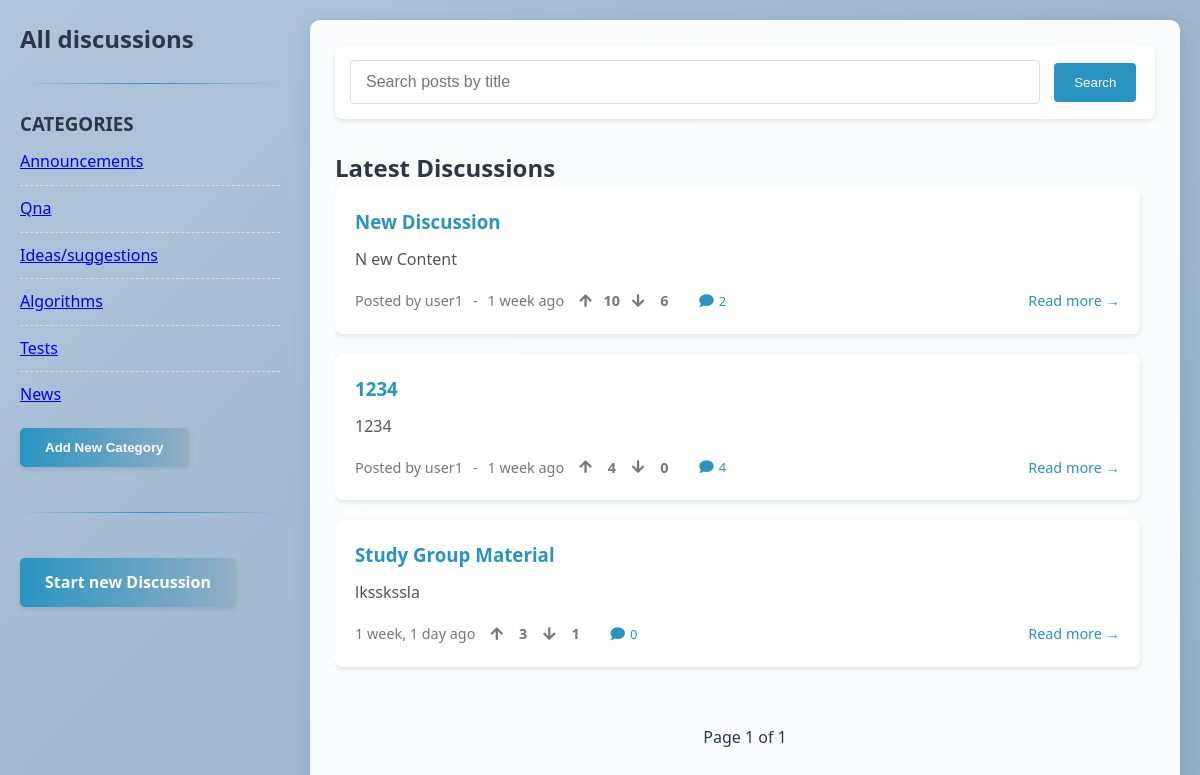
Before: /discussions/ (signed in) with the older database file.
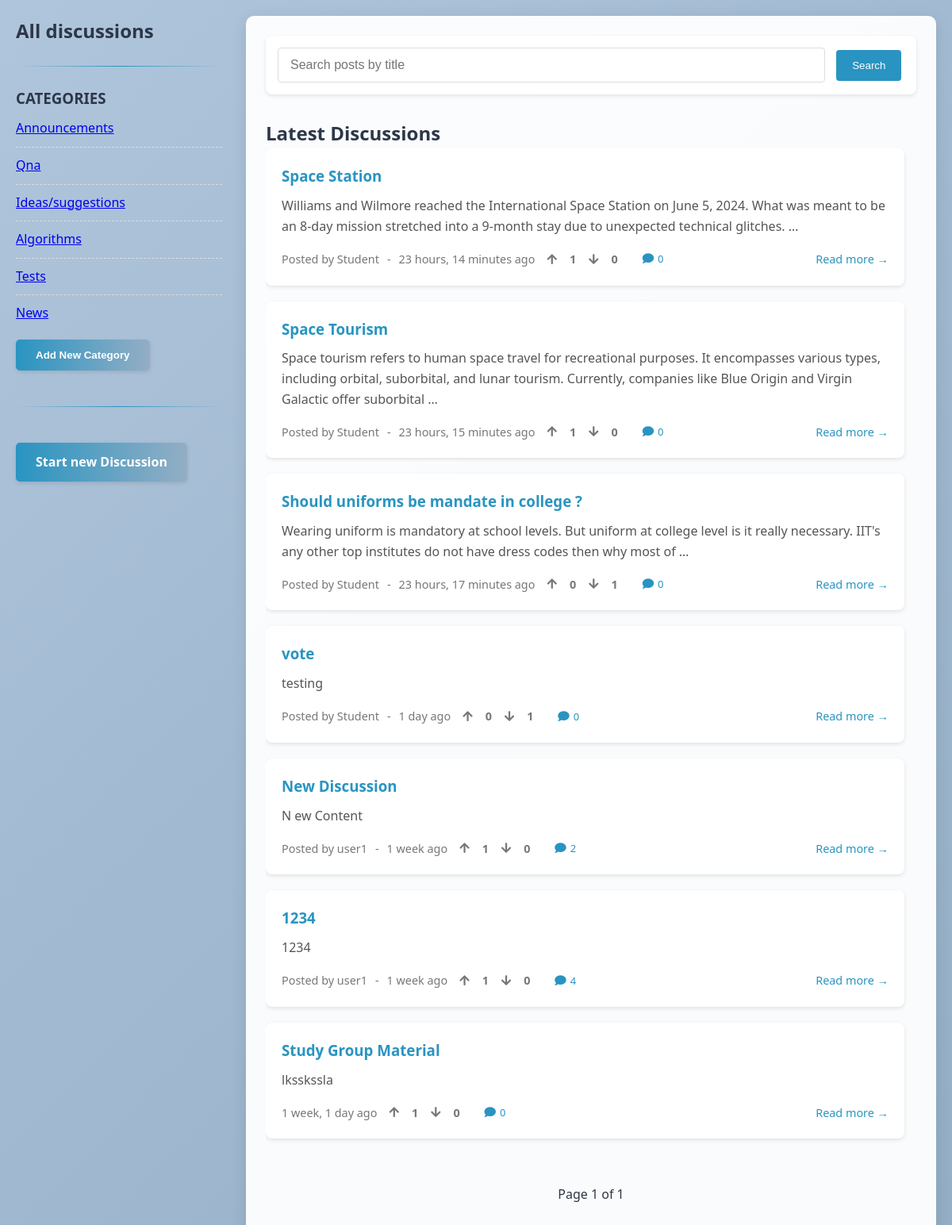
After: the same page with the newer database file.
### discussions/models.py (models this page shows, shortened)
class Category(models.Model):
    name = models.CharField(max_length=100)
    parent = models.ForeignKey('self', on_delete=models.CASCADE, null=True, blank=True, related_name='subcategories')
    slug = models.SlugField(unique=True)
    class Meta:
        verbose_name_plural = "categories"

class Discussion(models.Model):
    title = models.CharField(max_length=200)
    content = models.TextField()
    category = models.ForeignKey(Category, on_delete=models.CASCADE,null=True,blank=True, related_name='discussions')
    created_at = models.DateTimeField(default=timezone.now)
    updated_at = models.DateTimeField(auto_now=True)
    author = models.ForeignKey(CustomUser, on_delete=models.CASCADE, related_name='discussions', null=True)
    upvotes = models.PositiveIntegerField(default=0)
    downvotes = models.PositiveIntegerField(default=0)

### dashboard/models.py (models this page shows, shortened)
class CustomUser(AbstractUser):
    ROLE_CHOICES = [
        ('Admin', 'Admin'),
        ('Instructor', 'Instructor'),
        ('Student', 'Student'),
    ]
    role = models.CharField(max_length=20, choices=ROLE_CHOICES, default='Student')
    institution = models.ForeignKey(Institution, on_delete=models.CASCADE, null=True, blank=True)
    session_year = models.CharField(max_length=10, blank=True, null=True)
    semester = models.CharField(max_length=10, blank=True, null=True)
    student_class = models.CharField(max_length=100, blank=True, null=True)
    course = models.CharField(max_length=100, blank=True, null=True)
    student_id = models.CharField(max_length=20, blank=True, null=True)
    faculty = models.CharField(max_length=100, blank=True, null=True)
    position = models.CharField(max_length=100, blank=True, null=True)
    profile_image = models.ImageField(upload_to="profile_images/", default="default.jpg")

### discussions/views.py (the view)
# urls.py: path('', views.discussion_list, name='discussion_list'),
@login_required
def discussion_list(request):
    main_categories = Category.objects.filter(parent__isnull=True)
    query = request.GET.get('q', '')
    if query:
        all_discussions = Discussion.objects.filter(
            Q(title__icontains=query) | Q(author__username__icontains=query)
        ).order_by('-created_at')
    else:
        all_discussions = Discussion.objects.all().order_by('-created_at')
    paginator = Paginator(all_discussions, 10)
    page_number = request.GET.get('page')
    latest_discussions = paginator.get_page(page_number)
    context = {
        'main_categories': main_categories,
        'latest_discussions': latest_discussions,
        'query': query,
    }
    return render(request, 'discussions/discussion_list.html', context)

### dashboard/context_processors.py (called while the page is built)
def user_preferences(request):
    if request.user.is_authenticated:
        try:
            prefs = UserPreference.objects.get(user=request.user)
            return {
                'user_theme': prefs.theme,
                'user_font_size': prefs.font_size,
                'user_font_style': prefs.font_style,
            }
        except UserPreference.DoesNotExist:
            pass
    return {}

### virtual_classroom/routers.py (called while the page is built)
    @staticmethod
    def set_tenant_db(database_name):
        _db_context.tenant_db = database_name

### discussions/templates/discussions/discussion_list.html (shortened to what this page needs)
{% extends "discussions/base.html" %}
{% block main_content %}
<form method="GET" action="{% url 'discussions:discussion_list' %}" class="search-container">
    <input type="text" name="q" placeholder="Search posts by title" class="search-input" value="{{ query }}">
    <button type="submit" class="search-btn">Search</button>
</form>
<h2>Latest Discussions</h2>
<div class="discussions-container">
    {% for discussion in latest_discussions %}
        <div class="discussion-preview">
            <h3>
                <a href="{% url 'discussions:discussion_detail' discussion.id %}" class="discussion-link">
                    {{ discussion.title }}
                </a>
            </h3>
            <div class="preview-content">
                {{ discussion.content|truncatewords:30 }}
            </div>
            <div class="discussion-meta">
                {% if discussion.author %}
                    <span class="author">Posted by {{ discussion.author.username }}</span> -
                {% endif %}
                <span class="date">{{ discussion.created_at|timesince }} ago</span>
                <div class="vote-section">
                    <button class="vote-btn upvote"
                            data-discussion-id="{{ discussion.id }}"
                            data-vote-url="{% url 'discussions:vote_discussion' discussion.id %}">
                        <i class="fas fa-arrow-up"></i>
                    </button>
                    <span class="upvote-count">{{ discussion.upvotes }}</span>
                    <button class="vote-btn downvote"
                            data-discussion-id="{{ discussion.id }}"
                            data-vote-url="{% url 'discussions:vote_discussion' discussion.id %}">
                        <i class="fas fa-arrow-down"></i>
                    </button>
                    <span class="downvote-count">{{ discussion.downvotes }}</span>
                </div>
                <span class="comment-icon" data-discussion-id="{{ discussion.id }}">
                    <i class="fas fa-comment"></i>
                    <span class="comment-count">{{ discussion.comments.count }}</span>
                </span>
                <a href="{% url 'discussions:discussion_detail' discussion.id %}" class="read-more">Read more →</a>
            </div>
        </div>
    {% empty %}
        <p class="no-discussions">No discussions yet. Be the first to start one!</p>
    {% endfor %}
</div>
<div class="pagination">
    <span class="current-page">
        Page {{ latest_discussions.number }} of {{ latest_discussions.paginator.num_pages }}
    </span>
</div>
{% endblock %}

### discussions/templates/discussions/base.html (shortened to what this page needs)
<!DOCTYPE html>
<html lang="en">
<head>
    <link rel="stylesheet" href="https://cdnjs.cloudflare.com/ajax/libs/font-awesome/5.15.4/css/all.min.css">
</head>
<body>
    <div class="container">
        <aside class="sidebar">
            {% block sidebar %}
                <h2>All discussions</h2>
                <hr>
                <h3>CATEGORIES</h3>
                <ul>
                    {% for category in main_categories %}
                        <li><a href="{% url 'discussions:category_discussions' category.slug %}">{{ category.name }}</a></li>
                    {% endfor %}
                </ul>
                <div id="add-category-container">
                    <button id="add-category-btn" class="new-discussion-btn" style="margin-top: 10px;">Add New Category</button>
                </div>
                <hr>
                <div>
                    <a href="{% url 'discussions:create_discussion' %}" class="new-discussion-btn">Start new Discussion</a>
                </div>
            {% endblock %}
        </aside>
        <main class="main-content">
            {% block main_content %}{% endblock %}
        </main>
    </div>
</body>
</html>

### discussions/templates/discussions/base.html (style rules this page uses)
:root { --color1: #AFC5DC; --color2: #93AEC5; --color3: #2994C1; --color4: #FEF0C9; --text-dark: #2D3748; --text-light: #F8FAFC; }
* { box-sizing: border-box; margin: 0; padding: 0; }
body { font-family: 'Segoe UI', Tahoma, Geneva, Verdana, sans-serif; line-height: 1.6; background: linear-gradient(135deg, var(--color1), var(--color2)); min-height: 100vh; color: var(--text-dark); }
.container { display: flex; max-width: 1200px; margin: 0 auto; padding: 20px; }
.sidebar { width: 25%; padding-right: 30px; }
.main-content { width: 75%; background: rgba(255, 255, 255, 0.95); border-radius: 10px; padding: 25px; box-shadow: 0 4px 20px rgba(0, 0, 0, 0.1); }
.new-discussion-btn { display: inline-block; background: linear-gradient(to right, var(--color3), var(--color2)); color: white; padding: 12px 25px; border-radius: 5px; text-decoration: none; font-weight: bold; margin: 20px 0; transition: all 0.3s; border: none; cursor: pointer; box-shadow: 0 2px 5px rgba(0,0,0,0.1); }
hr { border: 0; height: 1px; background: linear-gradient(to right, transparent, var(--color3), transparent); margin: 25px 0; }
ul { list-style: none; padding: 0; }
ul li { padding: 10px 0; border-bottom: 1px dashed #ddd; transition: all 0.2s; }
ul li:last-child { border-bottom: none; }
.search-container { margin-bottom: 30px; background: white; padding: 15px; border-radius: 8px; box-shadow: 0 2px 5px rgba(0,0,0,0.1); }
.search-input { width: calc(100% - 100px); padding: 12px 15px; border: 1px solid #ddd; border-radius: 4px; font-size: 1em; outline: none; transition: all 0.3s; }
.search-btn { background: var(--color3); color: white; border: none; padding: 12px 20px; border-radius: 4px; cursor: pointer; margin-left: 10px; transition: all 0.3s; }

### discussions/templates/discussions/discussion_list.html (style rules this page uses)
.discussions-container { max-height: 80vh; overflow-y: auto; padding-right: 15px; }
.discussion-preview { background: white; border-radius: 8px; padding: 20px; margin-bottom: 20px; box-shadow: 0 2px 5px rgba(0,0,0,0.1); transition: all 0.3s ease; }
.discussion-link { color: var(--color3); text-decoration: none; }
.preview-content { margin: 10px 0; color: #555; line-height: 1.6; }
.discussion-meta { font-size: 0.9em; color: #777; margin-top: 15px; display: flex; align-items: center; flex-wrap: wrap; gap: 10px; }
.vote-section { display: flex; align-items: center; margin-right: 10px; }
.vote-btn { background: none; border: none; cursor: pointer; padding: 5px; color: #777; font-size: 1em; transition: all 0.2s; }
.upvote-count, .downvote-count { margin: 0 5px; font-weight: bold; min-width: 20px; text-align: center; }
.comment-icon { cursor: pointer; color: var(--color3); display: flex; align-items: center; gap: 5px; }
.comment-count { font-size: 0.9em; }
.read-more { margin-left: auto; color: var(--color3); text-decoration: none; font-weight: 500; }
.pagination { display: flex; justify-content: center; margin: 30px 0; gap: 10px; }
.current-page { padding: 8px 16px; }

Changed rows visible on the page:
added Discussion: title "Space Station", content "Williams and Wilmore reached the International Space Station on June 5, 2024. What was meant to be an 8-day mission stretched into a 9-month stay due to unexpected technical glitches. …", author.username "Student", created_at "23 hours, 14 minutes", upvotes "1", downvotes "0", comments.count "0"
added Discussion: title "Space Tourism", content "Space tourism refers to human space travel for recreational purposes. It encompasses various types, including orbital, suborbital, and lunar tourism. Currently, companies like Blue Origin and Virgin Galactic offer suborbital …", author.username "Student", created_at "23 hours, 15 minutes", upvotes "1", downvotes "0", comments.count "0"
added Discussion: title "Should uniforms be mandate in college ?", content "Wearing uniform is mandatory at school levels. But uniform at college level is it really necessary. IIT's any other top institutes do not have dress codes then why most of …", author.username "Student", created_at "23 hours, 17 minutes", upvotes "0", downvotes "1", comments.count "0"
added Discussion: title "vote", content "testing", author.username "Student", created_at "1 day", upvotes "0", downvotes "1", comments.count "0"
changed Discussion "New Discussion": upvotes "10" → "1"; downvotes "6" → "0"
changed Discussion (number 6 of 7 on the later page): upvotes "4" → "1"
changed Discussion "Study Group Material": upvotes "3" → "1"; downvotes "1" → "0"
